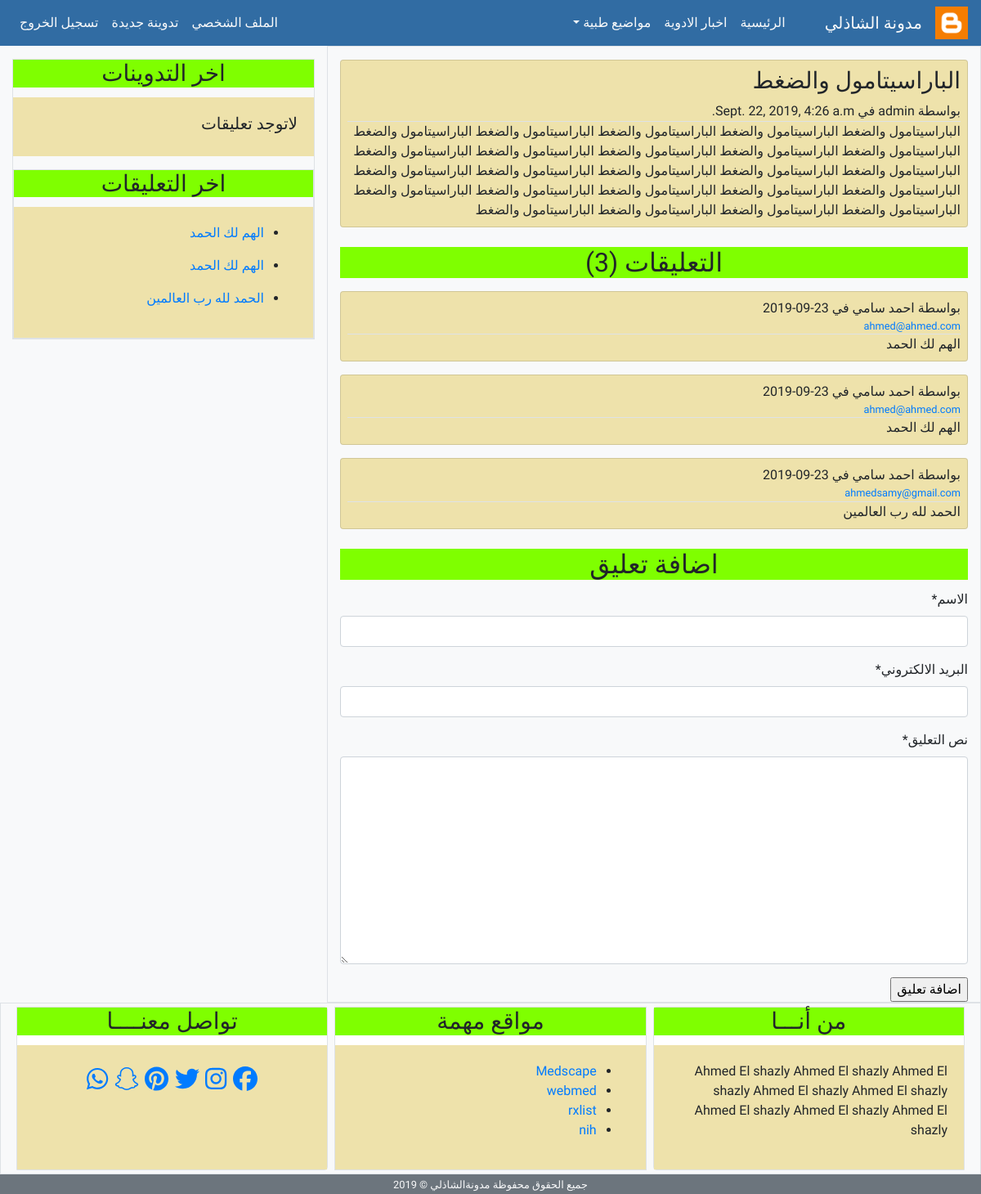
Page /post_details/1/ (signed in) on the committed database.
### app/models.py (models this page shows, shortened)
class Post(models.Model):
    post_name = models.CharField(max_length=100)
    post_body = models.TextField(default="")
    email = models.EmailField()
    post_date = models.DateTimeField(default=timezone.now)
    post_update = models.DateTimeField(auto_now=True)
    active = models.BooleanField(default=False)
    auther = models.ForeignKey(User, on_delete=models.CASCADE)
    class Meta:
        ordering = ('-post_date',)

class Comment(models.Model):
    name = models.CharField(max_length=100, verbose_name='الاسم')
    comment_body = models.TextField(verbose_name='نص التعليق')
    email = models.EmailField(verbose_name='البريد الالكتروني')
    comment_date = models.DateTimeField(default=timezone.now)
    active = models.BooleanField(default=False)
    post = models.ForeignKey(Post,on_delete=models.CASCADE, related_name='comment')
    class Meta:
        ordering = ('-comment_date',)

### app/views.py (the view)
# urls.py: path('post_details/<int:post_id>/', views.post_details, name='post_details'),
def post_details(request, post_id):
    post = get_object_or_404(Post, pk = post_id)
    comments = post.comment.all()
    comment_form = CommentForm()
    if request.method == 'POST':
        comment_form= CommentForm(request.POST)
        if comment_form.is_valid():
            new_comment =comment_form.save(commit=False)
            new_comment.post= post
            new_comment.save()
            comment_form = CommentForm()
    else:
        comment_form = CommentForm()
    context = {
        'title': 'تفاصيل التدوينة',
        'post': post ,
        'comments': comments,
        'comment_form': comment_form,
    }
    return render(request, 'app/post_details.html', context)

### app/forms.py
class CommentForm(forms.ModelForm):
    class Meta:
        model = Comment
        fields = ('name','email','comment_body' )

### app/templates/app/post_details.html (shortened to what this page needs)
{% extends 'app/base.html' %}
{% load static %}
{% load crispy_forms_tags %}
{% block content %}
<div class="card mt-3 p-2 ">
    <h3 class="">{{post.post_name}}</h3>
    <span class="border-bottom">بواسطة {{post.auther}} في {{post.post_date}}</span>
    <div class="">{{post.post_body}}</div>
</div>
<div class="mt-4">
    <h2 class="card-title text-center">التعليقات ({{comments.count}})</h3>
</div>
{% for comment in comments %}
<div class="card mt-3 p-2 ">
    <span>بواسطة {{comment.name}} في {{comment.comment_date|date:'d-m-Y'}}</span>
    <small class="border-bottom"><a href="mailto://{{comment.email}}">{{comment.email}}</a></small>
    <div class="">{{comment.comment_body}}</div>
</div>
{% endfor %}
<div class="mt-4">
        <h2 class="card-title text-center">اضافة تعليق </h3>
    </div>
    <form action="" method="POST">
        {{comment_form|crispy}}
        <input type="submit" value="اضافة تعليق">
    </form>
{% endblock content %}

### app/templates/app/latest_comments.html (shortened to what this page needs)
{% for comment in comments %}
<ul>
    <li><a href="{% url 'post_details' post.pk %}">{{comment.comment_body}}</a></li>
</ul>
{% endfor %}

### app/static/css/main.css (style rules this page uses)
html, body { direction: rtl; text-align: right; font-family: 'Tajawal', sans-serif; }
.card.mt-3.p-2 { background-color: rgb(238, 226, 171); }
.card-title { background-color: chartreuse; }

### rows in the picture
Post: post_name "الباراسيتامول والضغط", post_date "Sept. 22, 2019, 4:26 a.m.", post_body "الباراسيتامول والضغط الباراسيتامول والضغط الباراسيتامول والضغط الباراسيتامول والضغط الباراسيتامول والضغط الباراسيتامول والضغط الباراسيتامول والضغط الباراسيتامول والضغط الباراسيتامول والضغط الباراسيتامول والضغط الباراسيتامول والضغط الباراسيتامول والضغط الباراسيتامول والضغط الباراسيتامول والضغط الباراسيتامول والضغط الباراسيتامول والضغط الباراسيتامول والضغط الباراسيتامول والضغط الباراسيتامول والضغط الباراسيتامول والضغط الباراسيتامول والضغط الباراسيتامول والضغط الباراسيتامول والضغط الباراسيتامول والضغط", count "3"
Comment: name "احمد سامي", comment_date "23-09-2019", email "ahmed@ahmed.com", comment_body "الهم لك الحمد"
Comment: name "احمد سامي", comment_date "23-09-2019", email "ahmed@ahmed.com", comment_body "الهم لك الحمد"
Comment: name "احمد سامي", comment_date "23-09-2019", email "ahmedsamy@gmail.com", comment_body "الحمد لله رب العالمين"
